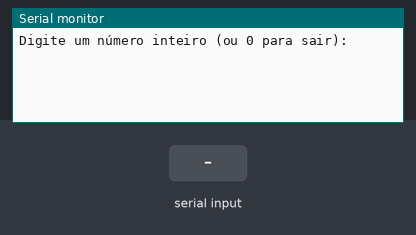
Recording of a sketch running on a simulated Arduino Uno, built with avr-gcc and run on an emulated ATmega328P. Shown: the last lines printed to the serial monitor. Inputs (shaded band) come from the test bench.

Above: at 1.2 s.
1.3 s: "90,45\n" received over Serial
At 2.0 s:
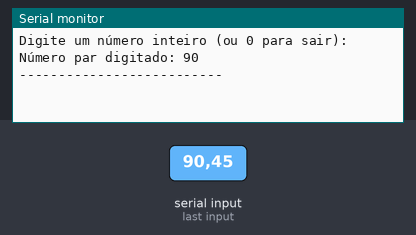
2.8 s: "30,150\n" received over Serial
At 5.43 s:
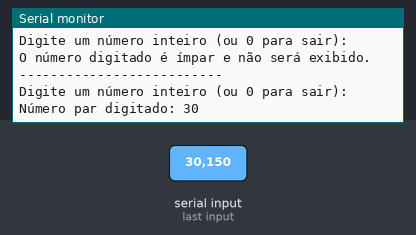

Measured:
- after the input at 1.3 s, the serial monitor: prints a new line at once (image 1)
- after the input at 2.8 s, the serial monitor: prints a new line after 2.6 s (image 2)

The sketch:

ex_13if1.ino
```cpp
// C++ code
//
void setup() {
  Serial.begin(9600); // Inicia a comunicação serial
}

void loop() {
  int numero;

  Serial.println("\nDigite um número inteiro (ou 0 para sair):");
  while(!Serial.available()) {} // Aguarda entrada do usuário
  numero = Serial.parseInt(); // Lê um número inteiro
  Serial.read(); // Limpa o buffer

  // Verifica se o número é par
  if(numero % 2 == 0) {
    Serial.print("Número par digitado: ");
    Serial.println(numero);
  }
  else {
    Serial.println("O número digitado é ímpar e não será exibido.");
  }

  Serial.println("--------------------------");
  delay(2000); // Espera 2 segundos antes de reiniciar
}
```
